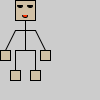
Frame 1 (no input)
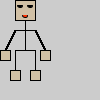
Frame 60 (the mouse pressed at the canvas centre just before this capture)
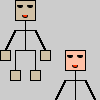
Frame 120 (the mouse held since frame 60 and released just before this capture)

The Processing sketch that drew these frames (run headless with seeded random() and noise(); from frame 60 on, the mouse is pressed at the canvas centre):

// Processing sketch: processing_96133
// ── processing_96133.pde

int x=0;
int y=0;

void setup () {
  size(100, 100);
  smooth();
}

void draw () {
  x=mouseX;
  y=mouseY;

  fill(x+209,192,165);
  rect(x+15, y, 20, 20);
  line(x+25, y+20, x+25, y+50);
  line(x+15, y+30, x+35, y+30);
  line(x+15, y+30, x+5, y+50);
  line(x+35, y+30, x+45, y+50);
  rect(x, y+50, 10, 10);
  rect(x+40, y+50, 10, 10);
//leg
  line(x+15, y+50, x+35, y+50);
  line(x+15, y+50, x+15, y+70);
  line(x+35, y+50, x+35, y+70);
  rect(x+10, y+70, 10, 10);
  rect(x+30, y+70, 10, 10);
//face
  fill(255,50,0);
  arc(x+25, y+15, 5, 5, 0, PI);
  fill(0);
  arc(x+20, y+5, 5, 5, 0, (PI/180)*180);
  arc(x+30, y+5, 5, 5, 0, (PI/180)*180);
}
